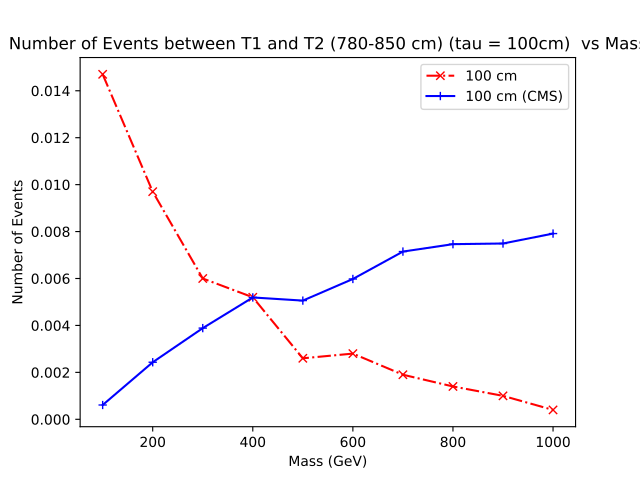

Python code for this plot:
import matplotlib.pyplot as plt

## for 100 cm
x1 = [100, 200, 300, 400, 500, 600, 700, 800, 900, 1000]
y1 = [147,97,60,52,26,28,19,14,10,4]
y1 = [element / 10000 for element in y1]
plt.plot(x1, y1,marker='x', linestyle='dashdot', color='r', label='100 cm')


x2 = [100,200,300,400,500,600,700,800,900,1000]
y2 = [0.00061004,0.0024316,0.0038854,0.0051921,0.0050584,0.00598,0.0071477,0.0074629,0.007491,0.0079149]
plt.plot(x2, y2,marker='+', linestyle='solid', color='b', label='100 cm (CMS)')

plt.title('Number of Events between T1 and T2 (780-850 cm) (tau = 100cm)  vs Mass')
plt.xlabel('Mass (GeV)')
plt.ylabel('Number of Events')
plt.legend()
plt.savefig('comp_tau_100cm.pdf')  
plt.show()
